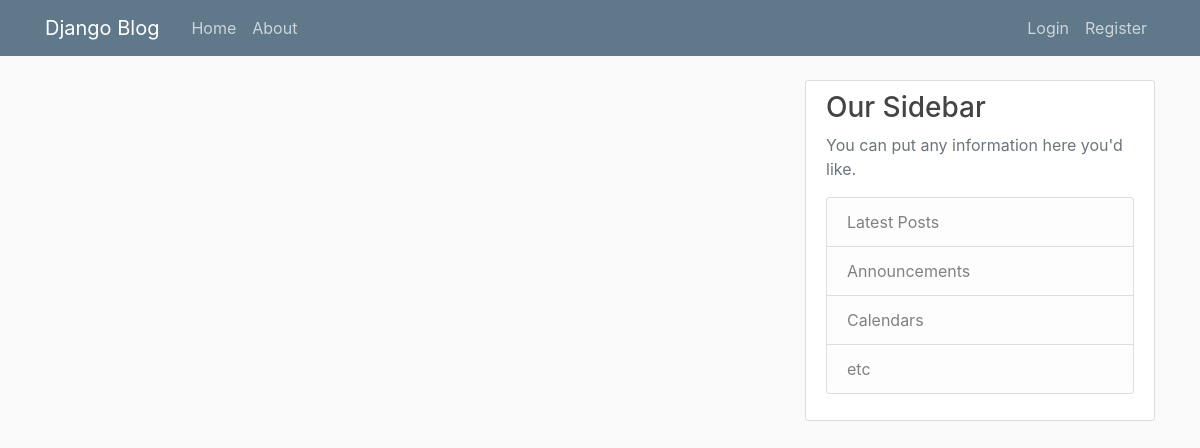
The app's page /, older data.
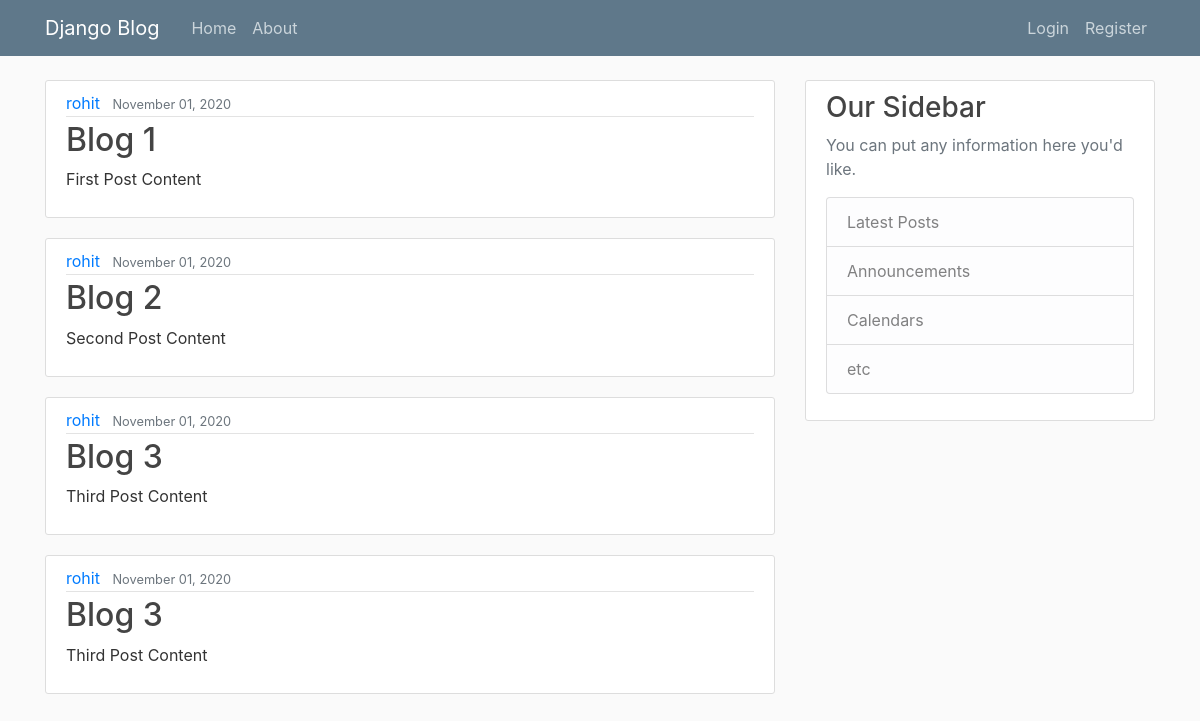
The same page, newer data.
### blog/models.py (models this page shows, shortened)
class Post(models.Model):
    title = models.CharField(max_length=100)
    content = models.TextField()
    date_posted = models.DateTimeField(default=timezone.now)
    aurthor = models.ForeignKey(User, on_delete=models.CASCADE)

### blog/views.py (the view)
# urls.py: path('', views.home, name='blog-home'),
def home(request):
    context = {
        'posts': Post.objects.all()
    }
    return render(request, 'blog/home.html',context)

### blog/templates/blog/home.html
{% extends 'blog/base.html' %}
{% block content %}
{% for post in posts %}
    <article class="media content-section">
        <div class="media-body">
        <div class="article-metadata">
            <a class="mr-2" href="#">{{ post.aurthor }}</a>
            <small class="text-muted">{{ post.date_posted|date:"F d, Y" }}</small>
        </div>
        <h2><a class="article-title" href="#">{{ post.title }}</a></h2>
        <p class="article-content">{{ post.content }}</p>
        </div>
    </article>
{% endfor %}
{% endblock content %}

### blog/templates/blog/base.html (shortened to what this page needs)
{% load static %}
<!DOCTYPE html>
<html lang="en">
<head>
    <link rel="stylesheet" href="https://cdn.jsdelivr.net/npm/bootstrap@4.5.3/dist/css/bootstrap.min.css">
    <link rel="stylesheet"  text = "text/css" href="{% static 'blog/main.css' %}">
</head>
<body>
    <header class="site-header">
        <nav class="navbar navbar-expand-md navbar-dark bg-steel fixed-top">
          <div class="container">
            <a class="navbar-brand mr-4" href="{% url 'blog-home' %}">Django Blog</a>
            <div class="collapse navbar-collapse" id="navbarToggle">
              <div class="navbar-nav mr-auto">
                <a class="nav-item nav-link" href="{% url 'blog-home' %}">Home</a>
                <a class="nav-item nav-link" href="{% url 'blog-about' %}">About</a>
              </div>
              <div class="navbar-nav">
                {% if user.is_authenticated %}
                  <a class="nav-item nav-link" href="{% url 'profile' %}">Profile</a>
                  <a class="nav-item nav-link" href="{% url 'logout' %}">Logout</a>
                {% else %}
                  <a class="nav-item nav-link" href="{% url 'login' %}">Login</a>
                  <a class="nav-item nav-link" href="{% url 'register' %}">Register</a>
                {% endif %}
              </div>
            </div>
          </div>
        </nav>
      </header>
      <main role="main" class="container">
        <div class="row">
          <div class="col-md-8">
            {% block content %}{% endblock %}
          </div>
          <div class="col-md-4">
            <div class="content-section">
              <h3>Our Sidebar</h3>
              <p class='text-muted'>You can put any information here you'd like.
                <ul class="list-group">
                  <li class="list-group-item list-group-item-light">Latest Posts</li>
                  <li class="list-group-item list-group-item-light">Announcements</li>
                  <li class="list-group-item list-group-item-light">Calendars</li>
                  <li class="list-group-item list-group-item-light">etc</li>
                </ul>
              </p>
            </div>
          </div>
        </div>
      </main>
</body>
</html>

### blog/static/blog/main.css (style rules this page uses)
body { background: #fafafa; color: #333333; margin-top: 5rem; }
h1, h2, h3, h4, h5, h6 { color: #444444; }
ul { margin: 0; }
.bg-steel { background-color: #5f788a; }
.site-header .navbar-nav .nav-link { color: #cbd5db; }
.content-section { background: #ffffff; padding: 10px 20px; border: 1px solid #dddddd; border-radius: 3px; margin-bottom: 20px; }
.article-title { color: #444444; }
.article-content { white-space: pre-line; }
.article-metadata { padding-bottom: 1px; margin-bottom: 4px; border-bottom: 1px solid #e3e3e3 }

Row changes from the older to the newer data that the page shows:
added Post: aurthor "rohit", date_posted "November 01, 2020", title "Blog 1", content "First Post Content"
added Post: aurthor "rohit", date_posted "November 01, 2020", title "Blog 2", content "Second Post Content"
added Post: aurthor "rohit", date_posted "November 01, 2020", title "Blog 3", content "Third Post Content"
added Post: aurthor "rohit", date_posted "November 01, 2020", title "Blog 3", content "Third Post Content"
